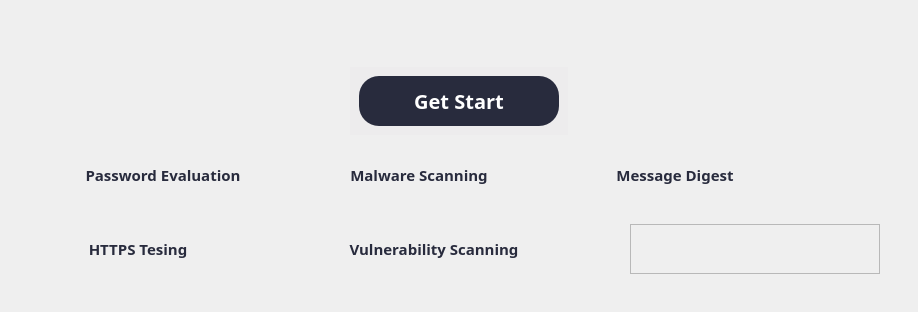
      <widget class="QWidget" name="page_getstart">
       <layout class="QHBoxLayout" name="horizontalLayout_3">
        <item alignment="Qt::AlignTop">
         <widget class="QWidget" name="widget" native="true">
          <layout class="QHBoxLayout" name="horizontalLayout_4">
           <property name="spacing">
            <number>30</number>
           </property>
           <item>
            <widget class="QWidget" name="widget_4" native="true">
             <layout class="QVBoxLayout" name="verticalLayout_2">
              <item alignment="Qt::AlignHCenter">
               <widget class="QWidget" name="widget_102" native="true">
                <layout class="QVBoxLayout" name="verticalLayout_64">
                 <item>
                  <widget class="QLabel" name="image_startpage">
                   <property name="minimumSize">
                    <size>
                     <width>500</width>
                     <height>0</height>
                    </size>
                   </property>
                   <property name="maximumSize">
                    <size>
                     <width>1000</width>
                     <height>16777215</height>
                    </size>
                   </property>
                   <property name="text">
                    <string/>
                   </property>
                   <property name="pixmap">
                    <pixmap>../images/main.png</pixmap>
                   </property>
                   <property name="scaledContents">
                    <bool>true</bool>
                   </property>
                  </widget>
                 </item>
                </layout>
               </widget>
              </item>
              <item alignment="Qt::AlignHCenter|Qt::AlignTop">
               <widget class="QWidget" name="widget_5" native="true">
                <property name="styleSheet">
                 <string notr="true">background-color: rgb(237, 236, 237);</string>
                </property>
                <layout class="QHBoxLayout" name="horizontalLayout_5">
                 <item>
                  <widget class="QPushButton" name="btn_getStart">
                   <property name="minimumSize">
                    <size>
                     <width>200</width>
                     <height>50</height>
                    </size>
                   </property>
                   <property name="maximumSize">
                    <size>
                     <width>200</width>
                     <height>50</height>
                    </size>
                   </property>
                   <property name="font">
                    <font>
                     <family>Bahnschrift SemiBold</family>
                     <pointsize>15</pointsize>
                     <weight>75</weight>
                     <bold>true</bold>
                    </font>
                   </property>
                   <property name="cursor">
                    <cursorShape>PointingHandCursor</cursorShape>
                   </property>
                   <property name="styleSheet">
                    <string notr="true">QPushButton {    
	background-color: rgba(40,43,61,255);
	color: rgb(255, 255, 255);
    border-radius: 20px;
    padding: 5px 10px;
}

QPushButton:hover {
    
}
</string>
                   </property>
                   <property name="text">
                    <string>Get Start</string>
                   </property>
                   <property name="iconSize">
                    <size>
                     <width>40</width>
                     <height>40</height>
                    </size>
                   </property>
                  </widget>
                 </item>
                </layout>
               </widget>
              </item>
              <item alignment="Qt::AlignLeft">
               <widget class="QWidget" name="widget_90" native="true">
                <layout class="QHBoxLayout" name="horizontalLayout_6">
                 <item>
                  <widget class="QPushButton" name="show_password">
                   <property name="minimumSize">
                    <size>
                     <width>250</width>
                     <height>50</height>
                    </size>
                   </property>
                   <property name="maximumSize">
                    <size>
                     <width>250</width>
                     <height>50</height>
                    </size>
                   </property>
                   <property name="font">
                    <font>
                     <family>Bahnschrift SemiBold</family>
                     <pointsize>11</pointsize>
                     <weight>75</weight>
                     <bold>true</bold>
                    </font>
                   </property>
                   <property name="styleSheet">
                    <string notr="true">QPushButton {    

    border-radius: 20px;
    padding: 5px 10px;
	color: rgba(40,43,61,255) ;
}

QPushButton:hover {
    background-color: ;
}
</string>
                   </property>
                   <property name="text">
                    <string>Password Evaluation</string>
                   </property>
                   <property name="icon">
                    <iconset>
                     <normaloff>../icons/icon-password.png</normaloff>../icons/icon-password.png</iconset>
                   </property>
                   <property name="iconSize">
                    <size>
                     <width>45</width>
                     <height>45</height>
                    </size>
                   </property>
                  </widget>
                 </item>
                 <item>
                  <widget class="QPushButton" name="show_malware">
                   <property name="minimumSize">
                    <size>
                     <width>250</width>
                     <height>50</height>
                    </size>
                   </property>
                   <property name="maximumSize">
                    <size>
                     <width>250</width>
                     <height>50</height>
                    </size>
                   </property>
                   <property name="font">
                    <font>
                     <family>Bahnschrift SemiBold</family>
                     <pointsize>11</pointsize>
                     <weight>75</weight>
                     <bold>true</bold>
                    </font>
                   </property>
                   <property name="styleSheet">
                    <string notr="true">QPushButton {    
 
    border-radius: 20px;
    padding: 5px 10px;
	color: rgba(40,43,61,255) ;
}

QPushButton:hover {
    background-color: ;
}
</string>
                   </property>
                   <property name="text">
                    <string>Malware Scanning</string>
                   </property>
                   <property name="icon">
                    <iconset>
                     <normaloff>../icons/icon-malware.png</normaloff>../icons/icon-malware.png</iconset>
                   </property>
                   <property name="iconSize">
                    <size>
                     <width>35</width>
                     <height>35</height>
                    </size>
                   </property>
                  </widget>
                 </item>
                 <item>
                  <widget class="QPushButton" name="show_digest">
                   <property name="minimumSize">
                    <size>
                     <width>250</width>
                     <height>50</height>
                    </size>
                   </property>
                   <property name="maximumSize">
                    <size>
                     <width>250</width>
                     <height>50</height>
                    </size>
                   </property>
                   <property name="font">
                    <font>
                     <family>Bahnschrift SemiBold</family>
                     <pointsize>11</pointsize>
                     <weight>75</weight>
                     <bold>true</bold>
                    </font>
                   </property>
                   <property name="styleSheet">
                    <string notr="true">QPushButton {    

    border-radius: 20px;
    padding: 5px 10px;
    color: rgba(40,43,61,255) ;
}

QPushButton:hover {
    background-color: ;
}
</string>
                   </property>
                   <property name="text">
                    <string>Message Digest</string>
                   </property>
                   <property name="icon">
                    <iconset>
                     <normaloff>../icons/icon-digest.png</normaloff>../icons/icon-digest.png</iconset>
                   </property>
                   <property name="iconSize">
                    <size>
                     <width>35</width>
                     <height>35</height>
                    </size>
                   </property>
                  </widget>
                 </item>
                </layout>
               </widget>
              </item>
              <item alignment="Qt::AlignLeft">
               <widget class="QWidget" name="widget_3" native="true">
                <layout class="QHBoxLayout" name="horizontalLayout_40">
                 <item alignment="Qt::AlignLeft">
                  <widget class="QPushButton" name="show_https">
                   <property name="minimumSize">
                    <size>
                     <width>200</width>
                     <height>50</height>
                    </size>
                   </property>
                   <property name="maximumSize">
                    <size>
                     <width>200</width>
                     <height>50</height>
                    </size>
                   </property>
                   <property name="font">
                    <font>
                     <family>Bahnschrift SemiBold</family>
                     <pointsize>11</pointsize>
                     <weight>75</weight>
                     <bold>true</bold>
                    </font>
                   </property>
                   <property name="styleSheet">
                    <string notr="true">QPushButton {    

    border-radius: 20px;
    padding: 5px 10px;
	color: rgba(40,43,61,255) ;
}

QPushButton:hover {
    background-color: ;
}
</string>
                   </property>
                   <property name="text">
                    <string>HTTPS Tesing</string>
                   </property>
                   <property name="icon">
                    <iconset>
                     <normaloff>../icons/icon-hsts.png</normaloff>../icons/icon-hsts.png</iconset>
                   </property>
                   <property name="iconSize">
                    <size>
                     <width>35</width>
                     <height>35</height>
                    </size>
                   </property>
                  </widget>
                 </item>
                 <item>
                  <widget class="QPushButton" name="show_vulner">
                   <property name="minimumSize">
                    <size>
                     <width>380</width>
                     <height>50</height>
                    </size>
                   </property>
                   <property name="maximumSize">
                    <size>
                     <width>380</width>
                     <height>50</height>
                    </size>
                   </property>
                   <property name="font">
                    <font>
                     <family>Bahnschrift SemiBold</family>
                     <pointsize>11</pointsize>
                     <weight>75</weight>
                     <bold>true</bold>
                    </font>
                   </property>
                   <property name="styleSheet">
                    <string notr="true">QPushButton {    

    border-radius: 20px;
    padding: 5px 10px;
	color: rgba(40,43,61,255) ;
}

QPushButton:hover {
    background-color: ;
}
</string>
                   </property>
                   <property name="text">
                    <string>Vulnerability Scanning</string>
                   </property>
                   <property name="icon">
                    <iconset>
                     <normaloff>../icons/icon-vulner.png</normaloff>../icons/icon-vulner.png</iconset>
                   </property>
                   <property name="iconSize">
                    <size>
                     <width>35</width>
                     <height>45</height>
                    </size>
                   </property>
                  </widget>
                 </item>
                 <item>
                  <widget class="QFrame" name="frame_2">
                   <property name="minimumSize">
                    <size>
                     <width>250</width>
                     <height>50</height>
                    </size>
                   </property>
                   <property name="maximumSize">
                    <size>
                     <width>250</width>
                     <height>50</height>
                    </size>
                   </property>
                   <property name="frameShape">
                    <enum>QFrame::StyledPanel</enum>
                   </property>
                   <property name="frameShadow">
                    <enum>QFrame::Raised</enum>
                   </property>
                  </widget>
                 </item>
                </layout>
               </widget>
              </item>
             </layout>
            </widget>
           </item>
          </layout>
         </widget>
        </item>
       </layout>
      </widget>
